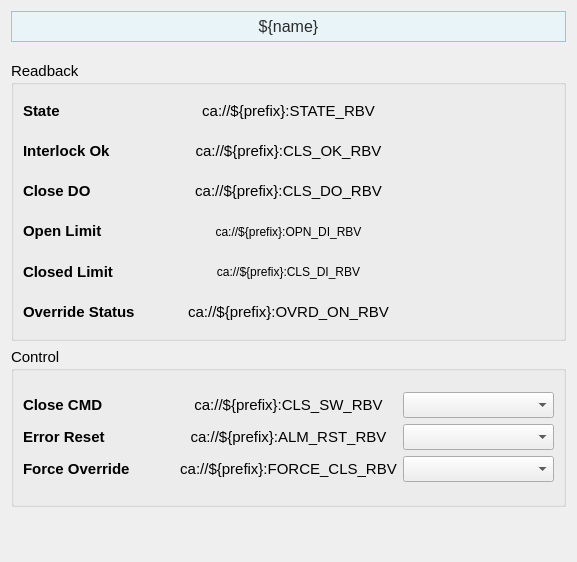
<?xml version="1.0" encoding="UTF-8"?>
<ui version="4.0">
 <class>Form</class>
 <widget class="QWidget" name="Form">
  <property name="geometry">
   <rect>
    <x>0</x>
    <y>0</y>
    <width>577</width>
    <height>562</height>
   </rect>
  </property>
  <property name="sizePolicy">
   <sizepolicy hsizetype="Preferred" vsizetype="Preferred">
    <horstretch>0</horstretch>
    <verstretch>0</verstretch>
   </sizepolicy>
  </property>
  <property name="windowTitle">
   <string>Form</string>
  </property>
  <layout class="QVBoxLayout" name="verticalLayout_7">
   <item>
    <widget class="PyDMLabel" name="PyDMLabel_11">
     <property name="maximumSize">
      <size>
       <width>16777215</width>
       <height>40</height>
      </size>
     </property>
     <property name="font">
      <font>
       <pointsize>12</pointsize>
      </font>
     </property>
     <property name="toolTip">
      <string/>
     </property>
     <property name="styleSheet">
      <string notr="true">    background-color: #e8f4f8;

    border: 1px solid #90c8e0;

    padding: 5px;

    color: rgb(43, 43, 43);</string>
     </property>
     <property name="text">
      <string>${name}</string>
     </property>
     <property name="alignment">
      <set>Qt::AlignCenter</set>
     </property>
    </widget>
   </item>
   <item>
    <spacer name="verticalSpacer_2">
     <property name="orientation">
      <enum>Qt::Vertical</enum>
     </property>
     <property name="sizeType">
      <enum>QSizePolicy::Fixed</enum>
     </property>
     <property name="sizeHint" stdset="0">
      <size>
       <width>20</width>
       <height>13</height>
      </size>
     </property>
    </spacer>
   </item>
   <item>
    <widget class="QGroupBox" name="groupBox">
     <property name="sizePolicy">
      <sizepolicy hsizetype="Preferred" vsizetype="Fixed">
       <horstretch>0</horstretch>
       <verstretch>0</verstretch>
      </sizepolicy>
     </property>
     <property name="minimumSize">
      <size>
       <width>0</width>
       <height>280</height>
      </size>
     </property>
     <property name="font">
      <font>
       <pointsize>11</pointsize>
      </font>
     </property>
     <property name="title">
      <string>Readback</string>
     </property>
     <layout class="QVBoxLayout" name="verticalLayout_14">
      <item>
       <layout class="QHBoxLayout" name="horizontalLayout_4" stretch="1,1,1">
        <item>
         <layout class="QVBoxLayout" name="verticalLayout">
          <item>
           <widget class="QLabel" name="interlock_ok_label_5">
            <property name="font">
             <font>
              <pointsize>11</pointsize>
             </font>
            </property>
            <property name="styleSheet">
             <string/>
            </property>
            <property name="text">
             <string>&lt;html&gt;&lt;head/&gt;&lt;body&gt;&lt;p&gt;&lt;span style=&quot; font-weight:600;&quot;&gt;State&lt;/span&gt;&lt;/p&gt;&lt;/body&gt;&lt;/html&gt;</string>
            </property>
           </widget>
          </item>
          <item>
           <widget class="QLabel" name="interlock_ok_label_8">
            <property name="font">
             <font>
              <pointsize>11</pointsize>
             </font>
            </property>
            <property name="styleSheet">
             <string/>
            </property>
            <property name="text">
             <string>&lt;html&gt;&lt;head/&gt;&lt;body&gt;&lt;p&gt;&lt;span style=&quot; font-weight:600;&quot;&gt;Interlock Ok&lt;/span&gt;&lt;/p&gt;&lt;/body&gt;&lt;/html&gt;</string>
            </property>
           </widget>
          </item>
          <item>
           <widget class="QLabel" name="interlock_ok_label_14">
            <property name="font">
             <font>
              <pointsize>11</pointsize>
             </font>
            </property>
            <property name="styleSheet">
             <string/>
            </property>
            <property name="text">
             <string>&lt;html&gt;&lt;head/&gt;&lt;body&gt;&lt;p&gt;&lt;span style=&quot; font-weight:600;&quot;&gt;Close DO&lt;/span&gt;&lt;/p&gt;&lt;/body&gt;&lt;/html&gt;</string>
            </property>
           </widget>
          </item>
          <item>
           <widget class="QLabel" name="interlock_ok_label_10">
            <property name="font">
             <font>
              <pointsize>11</pointsize>
             </font>
            </property>
            <property name="styleSheet">
             <string/>
            </property>
            <property name="text">
             <string>&lt;html&gt;&lt;head/&gt;&lt;body&gt;&lt;p&gt;&lt;span style=&quot; font-weight:600;&quot;&gt;Open Limit&lt;/span&gt;&lt;/p&gt;&lt;/body&gt;&lt;/html&gt;</string>
            </property>
           </widget>
          </item>
          <item>
           <widget class="QLabel" name="interlock_ok_label_11">
            <property name="font">
             <font>
              <pointsize>11</pointsize>
             </font>
            </property>
            <property name="styleSheet">
             <string/>
            </property>
            <property name="text">
             <string>&lt;html&gt;&lt;head/&gt;&lt;body&gt;&lt;p&gt;&lt;span style=&quot; font-weight:600;&quot;&gt;Closed Limit&lt;/span&gt;&lt;/p&gt;&lt;/body&gt;&lt;/html&gt;</string>
            </property>
           </widget>
          </item>
          <item>
           <widget class="QLabel" name="interlock_ok_label_3">
            <property name="font">
             <font>
              <pointsize>11</pointsize>
             </font>
            </property>
            <property name="styleSheet">
             <string/>
            </property>
            <property name="text">
             <string>&lt;html&gt;&lt;head/&gt;&lt;body&gt;&lt;p&gt;&lt;span style=&quot; font-weight:600;&quot;&gt;Override Status&lt;/span&gt;&lt;/p&gt;&lt;/body&gt;&lt;/html&gt;</string>
            </property>
           </widget>
          </item>
         </layout>
        </item>
        <item>
         <layout class="QVBoxLayout" name="verticalLayout_4">
          <item>
           <widget class="PyDMLabel" name="PyDMLabel_8">
            <property name="toolTip">
             <string/>
            </property>
            <property name="text">
             <string>ca://${prefix}:STATE_RBV</string>
            </property>
            <property name="alignment">
             <set>Qt::AlignCenter</set>
            </property>
            <property name="channel">
             <string>ca://${prefix}:STATE_RBV</string>
            </property>
           </widget>
          </item>
          <item>
           <widget class="PyDMLabel" name="PyDMLabel_13">
            <property name="toolTip">
             <string/>
            </property>
            <property name="text">
             <string>ca://${prefix}:CLS_OK_RBV</string>
            </property>
            <property name="alignment">
             <set>Qt::AlignCenter</set>
            </property>
            <property name="precision">
             <number>0</number>
            </property>
            <property name="showUnits">
             <bool>false</bool>
            </property>
            <property name="precisionFromPV">
             <bool>true</bool>
            </property>
            <property name="alarmSensitiveContent">
             <bool>false</bool>
            </property>
            <property name="alarmSensitiveBorder">
             <bool>true</bool>
            </property>
            <property name="PyDMToolTip">
             <string/>
            </property>
            <property name="channel">
             <string>ca://${prefix}:CLS_OK_RBV</string>
            </property>
            <property name="enableRichText">
             <bool>false</bool>
            </property>
            <property name="displayLabelText">
             <bool>false</bool>
            </property>
            <property name="disconnectedText">
             <string/>
            </property>
           </widget>
          </item>
          <item>
           <widget class="PyDMLabel" name="PyDMLabel_20">
            <property name="toolTip">
             <string/>
            </property>
            <property name="text">
             <string>ca://${prefix}:CLS_DO_RBV</string>
            </property>
            <property name="alignment">
             <set>Qt::AlignCenter</set>
            </property>
            <property name="precision">
             <number>0</number>
            </property>
            <property name="showUnits">
             <bool>false</bool>
            </property>
            <property name="precisionFromPV">
             <bool>true</bool>
            </property>
            <property name="alarmSensitiveContent">
             <bool>false</bool>
            </property>
            <property name="alarmSensitiveBorder">
             <bool>true</bool>
            </property>
            <property name="PyDMToolTip">
             <string/>
            </property>
            <property name="channel">
             <string>ca://${prefix}:CLS_DO_RBV</string>
            </property>
            <property name="enableRichText">
             <bool>false</bool>
            </property>
            <property name="displayLabelText">
             <bool>false</bool>
            </property>
            <property name="disconnectedText">
             <string/>
            </property>
           </widget>
          </item>
          <item>
           <widget class="PyDMLabel" name="PyDMLabel_16">
            <property name="font">
             <font>
              <pointsize>9</pointsize>
             </font>
            </property>
            <property name="toolTip">
             <string/>
            </property>
            <property name="text">
             <string>ca://${prefix}:OPN_DI_RBV</string>
            </property>
            <property name="alignment">
             <set>Qt::AlignCenter</set>
            </property>
            <property name="channel">
             <string>ca://${prefix}:OPN_DI_RBV</string>
            </property>
           </widget>
          </item>
          <item>
           <widget class="PyDMLabel" name="PyDMLabel_18">
            <property name="font">
             <font>
              <pointsize>9</pointsize>
             </font>
            </property>
            <property name="toolTip">
             <string/>
            </property>
            <property name="text">
             <string>ca://${prefix}:CLS_DI_RBV</string>
            </property>
            <property name="alignment">
             <set>Qt::AlignCenter</set>
            </property>
            <property name="channel">
             <string>ca://${prefix}:CLS_DI_RBV</string>
            </property>
           </widget>
          </item>
          <item>
           <widget class="PyDMLabel" name="PyDMLabel_6">
            <property name="toolTip">
             <string/>
            </property>
            <property name="text">
             <string>ca://${prefix}:OVRD_ON_RBV</string>
            </property>
            <property name="alignment">
             <set>Qt::AlignCenter</set>
            </property>
            <property name="channel">
             <string>ca://${prefix}:OVRD_ON_RBV</string>
            </property>
           </widget>
          </item>
         </layout>
        </item>
        <item>
         <layout class="QVBoxLayout" name="verticalLayout_3">
          <item>
           <widget class="QLabel" name="label_3">
            <property name="text">
             <string/>
            </property>
           </widget>
          </item>
          <item>
           <widget class="QLabel" name="label_6">
            <property name="text">
             <string/>
            </property>
           </widget>
          </item>
          <item>
           <widget class="QLabel" name="label_12">
            <property name="text">
             <string/>
            </property>
           </widget>
          </item>
          <item>
           <widget class="QLabel" name="label_16">
            <property name="text">
             <string/>
            </property>
           </widget>
          </item>
          <item>
           <widget class="QLabel" name="label_14">
            <property name="text">
             <string/>
            </property>
           </widget>
          </item>
          <item>
           <widget class="QLabel" name="label_15">
            <property name="text">
             <string/>
            </property>
           </widget>
          </item>
          <item>
           <widget class="QLabel" name="label_13">
            <property name="text">
             <string/>
            </property>
           </widget>
          </item>
          <item>
           <widget class="QLabel" name="label_9">
            <property name="text">
             <string/>
            </property>
           </widget>
          </item>
         </layout>
        </item>
       </layout>
      </item>
     </layout>
    </widget>
   </item>
   <item>
    <widget class="QGroupBox" name="groupBox_2">
     <property name="sizePolicy">
      <sizepolicy hsizetype="Preferred" vsizetype="Fixed">
       <horstretch>0</horstretch>
       <verstretch>0</verstretch>
      </sizepolicy>
     </property>
     <property name="minimumSize">
      <size>
       <width>0</width>
       <height>160</height>
      </size>
     </property>
     <property name="font">
      <font>
       <pointsize>11</pointsize>
      </font>
     </property>
     <property name="title">
      <string>Control</string>
     </property>
     <layout class="QVBoxLayout" name="verticalLayout_15">
      <item>
       <layout class="QHBoxLayout" name="horizontalLayout_5" stretch="1,1,1">
        <item>
         <layout class="QVBoxLayout" name="verticalLayout_2">
          <item>
           <widget class="QLabel" name="interlock_ok_label_15">
            <property name="font">
             <font>
              <pointsize>11</pointsize>
             </font>
            </property>
            <property name="styleSheet">
             <string/>
            </property>
            <property name="text">
             <string>&lt;html&gt;&lt;head/&gt;&lt;body&gt;&lt;p&gt;&lt;span style=&quot; font-weight:600;&quot;&gt;Close CMD&lt;/span&gt;&lt;/p&gt;&lt;/body&gt;&lt;/html&gt;</string>
            </property>
           </widget>
          </item>
          <item>
           <widget class="QLabel" name="interlock_ok_label_16">
            <property name="font">
             <font>
              <pointsize>11</pointsize>
             </font>
            </property>
            <property name="styleSheet">
             <string/>
            </property>
            <property name="text">
             <string>&lt;html&gt;&lt;head/&gt;&lt;body&gt;&lt;p&gt;&lt;span style=&quot; font-weight:600;&quot;&gt;Error Reset&lt;/span&gt;&lt;/p&gt;&lt;/body&gt;&lt;/html&gt;</string>
            </property>
           </widget>
          </item>
          <item>
           <widget class="QLabel" name="interlock_ok_label_9">
            <property name="font">
             <font>
              <pointsize>11</pointsize>
             </font>
            </property>
            <property name="styleSheet">
             <string/>
            </property>
            <property name="text">
             <string>&lt;html&gt;&lt;head/&gt;&lt;body&gt;&lt;p&gt;&lt;span style=&quot; font-weight:600;&quot;&gt;Force Override&lt;/span&gt;&lt;/p&gt;&lt;/body&gt;&lt;/html&gt;</string>
            </property>
           </widget>
          </item>
         </layout>
        </item>
        <item>
         <layout class="QVBoxLayout" name="verticalLayout_5">
          <item>
           <widget class="PyDMLabel" name="PyDMLabel_21">
            <property name="toolTip">
             <string/>
            </property>
            <property name="text">
             <string>ca://${prefix}:CLS_SW_RBV</string>
            </property>
            <property name="alignment">
             <set>Qt::AlignCenter</set>
            </property>
            <property name="precision">
             <number>0</number>
            </property>
            <property name="showUnits">
             <bool>false</bool>
            </property>
            <property name="precisionFromPV">
             <bool>true</bool>
            </property>
            <property name="alarmSensitiveContent">
             <bool>false</bool>
            </property>
            <property name="alarmSensitiveBorder">
             <bool>true</bool>
            </property>
            <property name="PyDMToolTip">
             <string/>
            </property>
            <property name="channel">
             <string>ca://${prefix}:CLS_SW_RBV</string>
            </property>
            <property name="enableRichText">
             <bool>false</bool>
            </property>
            <property name="displayLabelText">
             <bool>false</bool>
            </property>
            <property name="disconnectedText">
             <string/>
            </property>
           </widget>
          </item>
          <item>
           <widget class="PyDMLabel" name="PyDMLabel_22">
            <property name="toolTip">
             <string/>
            </property>
            <property name="text">
             <string>ca://${prefix}:ALM_RST_RBV</string>
            </property>
            <property name="alignment">
             <set>Qt::AlignCenter</set>
            </property>
            <property name="precision">
             <number>0</number>
            </property>
            <property name="showUnits">
             <bool>false</bool>
            </property>
            <property name="precisionFromPV">
             <bool>true</bool>
            </property>
            <property name="alarmSensitiveContent">
             <bool>false</bool>
            </property>
            <property name="alarmSensitiveBorder">
             <bool>true</bool>
            </property>
            <property name="PyDMToolTip">
             <string/>
            </property>
            <property name="channel">
             <string>ca://${prefix}:ALM_RST_RBV</string>
            </property>
            <property name="enableRichText">
             <bool>false</bool>
            </property>
            <property name="displayLabelText">
             <bool>false</bool>
            </property>
            <property name="disconnectedText">
             <string/>
            </property>
           </widget>
          </item>
          <item>
           <widget class="PyDMLabel" name="PyDMLabel_7">
            <property name="toolTip">
             <string/>
            </property>
            <property name="text">
             <string notr="true">ca://${prefix}:FORCE_CLS_RBV</string>
            </property>
            <property name="alignment">
             <set>Qt::AlignCenter</set>
            </property>
            <property name="channel">
             <string>ca://${prefix}:FORCE_CLS_RBV</string>
            </property>
           </widget>
          </item>
         </layout>
        </item>
        <item>
         <layout class="QVBoxLayout" name="verticalLayout_6">
          <item>
           <widget class="PyDMEnumComboBox" name="PyDMEnumComboBox">
            <property name="toolTip">
             <string/>
            </property>
            <property name="channel">
             <string>ca://${prefix}:CLS_SW</string>
            </property>
           </widget>
          </item>
          <item>
           <widget class="PyDMEnumComboBox" name="PyDMEnumComboBox_2">
            <property name="toolTip">
             <string/>
            </property>
            <property name="channel">
             <string>ca://${prefix}:ALM_RST</string>
            </property>
           </widget>
          </item>
          <item>
           <widget class="PyDMEnumComboBox" name="PyDMEnumComboBox_3">
            <property name="toolTip">
             <string/>
            </property>
            <property name="channel">
             <string>ca://${prefix}:FORCE_CLS</string>
            </property>
           </widget>
          </item>
         </layout>
        </item>
       </layout>
      </item>
     </layout>
    </widget>
   </item>
   <item>
    <spacer name="verticalSpacer">
     <property name="orientation">
      <enum>Qt::Vertical</enum>
     </property>
     <property name="sizeHint" stdset="0">
      <size>
       <width>20</width>
       <height>89</height>
      </size>
     </property>
    </spacer>
   </item>
  </layout>
 </widget>
 <customwidgets>
  <customwidget>
   <class>PyDMEnumComboBox</class>
   <extends>QComboBox</extends>
   <header>pydm.widgets.enum_combo_box</header>
  </customwidget>
  <customwidget>
   <class>PyDMLabel</class>
   <extends>QLabel</extends>
   <header>pydm.widgets.label</header>
  </customwidget>
 </customwidgets>
 <resources/>
 <connections/>
</ui>
